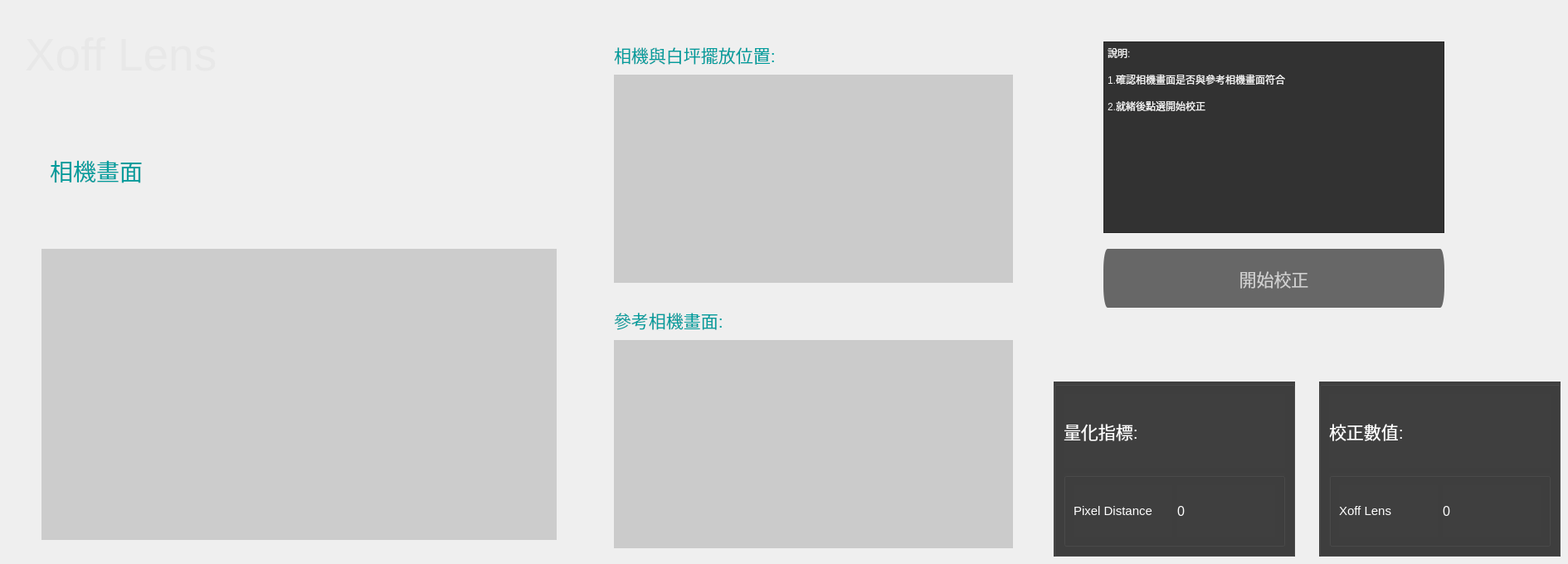
       <widget class="QWidget" name="page_5">
        <widget class="QLabel" name="label_47">
         <property name="geometry">
          <rect>
           <x>30</x>
           <y>20</y>
           <width>321</width>
           <height>91</height>
          </rect>
         </property>
         <property name="font">
          <font>
           <pointsize>41</pointsize>
          </font>
         </property>
         <property name="styleSheet">
          <string notr="true">color: rgb(232, 232, 232);</string>
         </property>
         <property name="text">
          <string>Xoff Lens</string>
         </property>
        </widget>
        <widget class="QLabel" name="xoff_cam_type">
         <property name="geometry">
          <rect>
           <x>230</x>
           <y>130</y>
           <width>161</width>
           <height>141</height>
          </rect>
         </property>
         <property name="styleSheet">
          <string notr="true"/>
         </property>
         <property name="text">
          <string/>
         </property>
        </widget>
        <widget class="QLabel" name="label_49">
         <property name="geometry">
          <rect>
           <x>60</x>
           <y>180</y>
           <width>141</width>
           <height>51</height>
          </rect>
         </property>
         <property name="font">
          <font>
           <pointsize>21</pointsize>
          </font>
         </property>
         <property name="styleSheet">
          <string notr="true">color: rgb(0, 157, 157);</string>
         </property>
         <property name="text">
          <string>相機畫面</string>
         </property>
        </widget>
        <widget class="QLabel" name="xoff_preview">
         <property name="geometry">
          <rect>
           <x>50</x>
           <y>300</y>
           <width>621</width>
           <height>351</height>
          </rect>
         </property>
         <property name="styleSheet">
          <string notr="true">background-color: rgb(204, 204, 204);</string>
         </property>
         <property name="text">
          <string/>
         </property>
        </widget>
        <widget class="QLabel" name="xoff_camera_position">
         <property name="geometry">
          <rect>
           <x>740</x>
           <y>90</y>
           <width>481</width>
           <height>251</height>
          </rect>
         </property>
         <property name="styleSheet">
          <string notr="true">background-color: rgb(203, 203, 203);</string>
         </property>
         <property name="text">
          <string/>
         </property>
        </widget>
        <widget class="QLabel" name="label_50">
         <property name="geometry">
          <rect>
           <x>740</x>
           <y>360</y>
           <width>191</width>
           <height>51</height>
          </rect>
         </property>
         <property name="font">
          <font>
           <pointsize>16</pointsize>
          </font>
         </property>
         <property name="styleSheet">
          <string notr="true">color: rgb(0, 157, 157);</string>
         </property>
         <property name="text">
          <string>參考相機畫面:</string>
         </property>
        </widget>
        <widget class="QLabel" name="initial_screen_xoff_lens">
         <property name="geometry">
          <rect>
           <x>740</x>
           <y>410</y>
           <width>481</width>
           <height>251</height>
          </rect>
         </property>
         <property name="styleSheet">
          <string notr="true">background-color: rgb(203, 203, 203);</string>
         </property>
         <property name="text">
          <string/>
         </property>
        </widget>
        <widget class="QLabel" name="label_51">
         <property name="geometry">
          <rect>
           <x>740</x>
           <y>40</y>
           <width>241</width>
           <height>51</height>
          </rect>
         </property>
         <property name="font">
          <font>
           <pointsize>16</pointsize>
          </font>
         </property>
         <property name="styleSheet">
          <string notr="true">color: rgb(0, 157, 157);</string>
         </property>
         <property name="text">
          <string>相機與白坪擺放位置:</string>
         </property>
        </widget>
        <widget class="QPlainTextEdit" name="plainTextEdit_2">
         <property name="geometry">
          <rect>
           <x>1330</x>
           <y>50</y>
           <width>411</width>
           <height>231</height>
          </rect>
         </property>
         <property name="styleSheet">
          <string notr="true">background-color: rgb(50, 50, 50);
font: 14pt &quot;Microsoft JhengHei UI&quot;;
color: rgb(241, 241, 241);</string>
         </property>
         <property name="plainText">
          <string>說明:

1.確認相機畫面是否與參考相機畫面符合

2.就緒後點選開始校正</string>
         </property>
        </widget>
        <widget class="QPushButton" name="start_calibrate_xoff_lens">
         <property name="enabled">
          <bool>true</bool>
         </property>
         <property name="geometry">
          <rect>
           <x>1330</x>
           <y>300</y>
           <width>411</width>
           <height>71</height>
          </rect>
         </property>
         <property name="font">
          <font>
           <pointsize>16</pointsize>
          </font>
         </property>
         <property name="styleSheet">
          <string notr="true">
QPushButton{border-radius: 5px solid gray;
background-color: rgb(103, 103, 103);
color: rgb(207, 207, 207);}

QPushButton:hover {border-radius: 5px solid gray;
background-color: rgb(130, 130, 130);
color: rgb(207, 207, 207);}

QPushButton:pressed {border-radius: 5px solid gray;
background-color: rgb(71, 71, 71);
color: rgb(207, 207, 207);}</string>
         </property>
         <property name="text">
          <string>開始校正</string>
         </property>
        </widget>
        <widget class="QGroupBox" name="verticalGroupBox_5">
         <property name="geometry">
          <rect>
           <x>1270</x>
           <y>460</y>
           <width>291</width>
           <height>211</height>
          </rect>
         </property>
         <property name="styleSheet">
          <string notr="true">background-color: rgb(63, 63, 63);</string>
         </property>
         <layout class="QVBoxLayout" name="verticalLayout_8">
          <item>
           <widget class="QLabel" name="label_52">
            <property name="font">
             <font>
              <pointsize>16</pointsize>
             </font>
            </property>
            <property name="styleSheet">
             <string notr="true">color: rgb(255, 255, 255);</string>
            </property>
            <property name="text">
             <string>量化指標:</string>
            </property>
           </widget>
          </item>
          <item>
           <widget class="QGroupBox" name="horizontalGroupBox_8">
            <property name="styleSheet">
             <string notr="true"/>
            </property>
            <layout class="QHBoxLayout" name="horizontalLayout_37">
             <item>
              <widget class="QLabel" name="label_53">
               <property name="font">
                <font>
                 <pointsize>11</pointsize>
                </font>
               </property>
               <property name="styleSheet">
                <string notr="true">color: rgb(255, 255, 255);</string>
               </property>
               <property name="text">
                <string>Pixel Distance</string>
               </property>
              </widget>
             </item>
             <item>
              <widget class="QLabel" name="pix_dis">
               <property name="font">
                <font>
                 <pointsize>12</pointsize>
                </font>
               </property>
               <property name="styleSheet">
                <string notr="true">color: rgb(255, 255, 255);</string>
               </property>
               <property name="text">
                <string>0</string>
               </property>
              </widget>
             </item>
            </layout>
           </widget>
          </item>
         </layout>
        </widget>
        <widget class="QGroupBox" name="verticalGroupBox_6">
         <property name="geometry">
          <rect>
           <x>1590</x>
           <y>460</y>
           <width>291</width>
           <height>211</height>
          </rect>
         </property>
         <property name="styleSheet">
          <string notr="true">background-color: rgb(63, 63, 63);</string>
         </property>
         <layout class="QVBoxLayout" name="verticalLayout_9">
          <item>
           <widget class="QLabel" name="label_57">
            <property name="font">
             <font>
              <pointsize>16</pointsize>
             </font>
            </property>
            <property name="styleSheet">
             <string notr="true">color: rgb(255, 255, 255);</string>
            </property>
            <property name="text">
             <string>校正數值:</string>
            </property>
           </widget>
          </item>
          <item>
           <widget class="QGroupBox" name="horizontalGroupBox_10">
            <property name="styleSheet">
             <string notr="true"/>
            </property>
            <layout class="QHBoxLayout" name="horizontalLayout_41">
             <item>
              <widget class="QLabel" name="label_58">
               <property name="font">
                <font>
                 <pointsize>11</pointsize>
                </font>
               </property>
               <property name="styleSheet">
                <string notr="true">color: rgb(255, 255, 255);</string>
               </property>
               <property name="text">
                <string>Xoff Lens</string>
               </property>
              </widget>
             </item>
             <item>
              <widget class="QLabel" name="xoff_lens">
               <property name="font">
                <font>
                 <pointsize>12</pointsize>
                </font>
               </property>
               <property name="styleSheet">
                <string notr="true">color: rgb(255, 255, 255);</string>
               </property>
               <property name="text">
                <string>0</string>
               </property>
              </widget>
             </item>
            </layout>
           </widget>
          </item>
         </layout>
        </widget>
       </widget>
